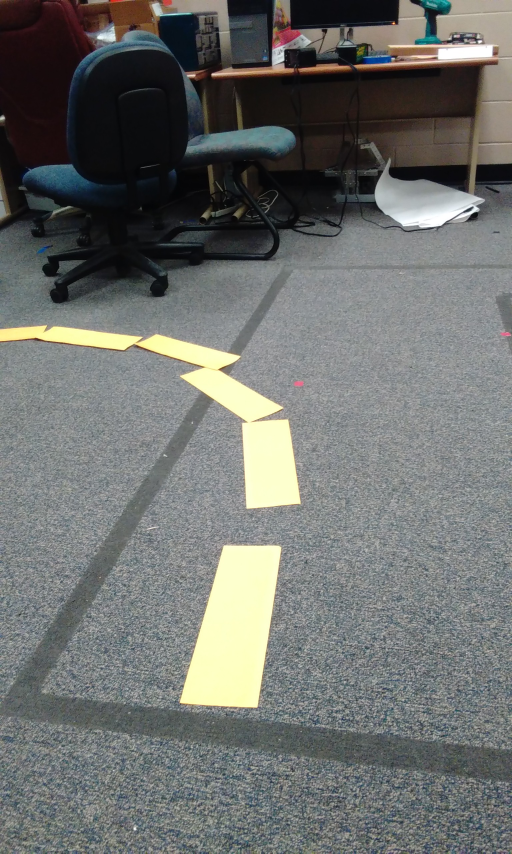
#> input picture IMG_20190309_205019.jpg, 1536 x 2560 px, given in place of image.png, which was not available (shown at 1/3 size)
$ python sliders.py
#> lines starting #> are read from the running program, lines starting #| are printed output that depends on the picture; after the words box and inside, x2 and y2 are one past the last pixel; in counts of white or black regions, pixels touching at a corner belong together; pictures that were not available may be replaced by others from this repository, and a replacement may not be noted
import cv2
import numpy as np

#cap = cv2.VideoCapture(0)
cv2.namedWindow("Video")
cv2.namedWindow('hsv', cv2.WINDOW_NORMAL)
cv2.namedWindow('tracking', cv2.WINDOW_NORMAL)


def get_hsv_val(event, x, y, flags, param):
    if event == cv2.EVENT_LBUTTONDOWN:
        vals = img[y][x]
        # set track bar to -10 + 10 of click
        adjust = 25
        cv2.setTrackbarPos('H Min', 'hsv', vals[0]-adjust)
        cv2.setTrackbarPos('H Max', 'hsv', vals[0]+adjust)
        cv2.setTrackbarPos('S Min', 'hsv', vals[1]-adjust)
        cv2.setTrackbarPos('S Max', 'hsv', vals[1]+adjust)
        cv2.setTrackbarPos('V Min', 'hsv', vals[2]-adjust)
        cv2.setTrackbarPos('V Max', 'hsv', vals[2]+adjust)


def nothing(x):
    pass

cv2.createTrackbar('H Min','hsv',0,255, nothing)
#> slider 'H Min' is set to 51
cv2.createTrackbar('H Max','hsv',0,255, nothing)
#> slider 'H Max' is set to 255
cv2.createTrackbar('S Min','hsv',0,255, nothing)
#> slider 'S Min' is set to 51
cv2.createTrackbar('S Max','hsv',0,255, nothing)
#> slider 'S Max' is set to 255
cv2.createTrackbar('V Min','hsv',0,255, nothing)
#> slider 'V Min' is set to 51
cv2.createTrackbar('V Max','hsv',0,255, nothing)
#> slider 'V Max' is set to 255

cv2.setMouseCallback("hsv", get_hsv_val)

img = cv2.imread('image.png')# 'hand-imag2e.png')
#> img is the input picture: shape (2560, 1536, 3); mean B, G, R 109.9, 112.4, 110.2
while True:

    cv2.imshow("Video", img)
    cv2.resizeWindow("hsv", 600,400)
    cv2.resizeWindow("tracking", 600,400)

    # get slider values
    h = cv2.getTrackbarPos('H Max','hsv')
    s = cv2.getTrackbarPos('S Max','hsv')
    v = cv2.getTrackbarPos('V Max','hsv')

    hsv_max = np.array([h, s, v])

    h = cv2.getTrackbarPos('H Min','hsv')
    s = cv2.getTrackbarPos('S Min','hsv')
    v = cv2.getTrackbarPos('V Min','hsv')

    hsv_min = np.array([h, s, v])

    # Convert to hsv
    hsv = cv2.cvtColor(img, cv2.COLOR_BGR2HSV)
#> hsv: shape (2560, 1536, 3); mean H, S, V 83.4, 34.1, 116.2
    cv2.imshow('hsv', hsv)

    # Color tracking
    track = cv2.inRange(hsv, hsv_min, hsv_max)
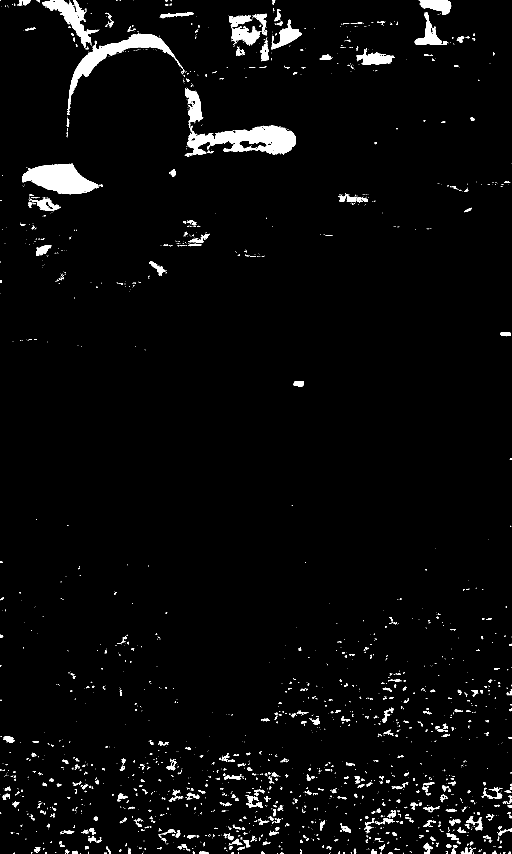
#> track: shape (2560, 1536) (shown at 1/3 size); 2.9% white; 2264 white regions (1763 under 20 px), largest, box (x1, y1, x2, y2) and area: (557, 376, 888, 469) 16054, (67, 490, 296, 583) 12925, (202, 101, 554, 345) 12036

    kernel = np.ones((2,2), np.uint8)

    img_erosion = cv2.erode(track, kernel, iterations=1)
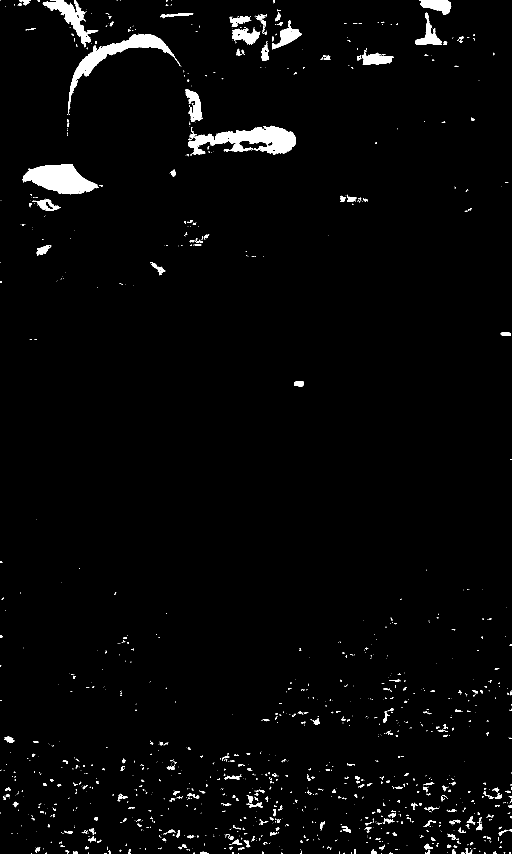
#> img_erosion: shape (2560, 1536) (shown at 1/3 size); 2.3% white; 1263 white regions (919 under 20 px), largest, box (x1, y1, x2, y2) and area: (564, 377, 888, 466) 14391, (68, 492, 296, 583) 12497, (204, 102, 541, 340) 10895
    kernel = np.ones((6,6), np.uint8)
    img_dilation = cv2.dilate(img_erosion, kernel, iterations=1)
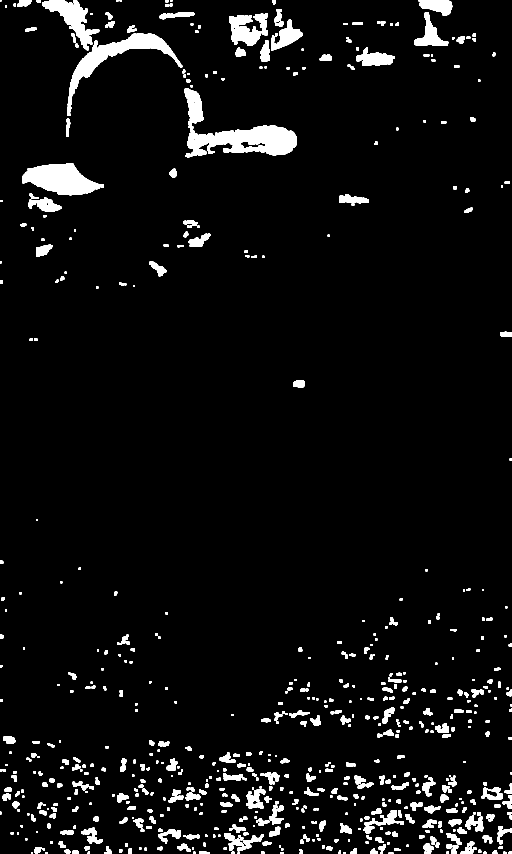
#> img_dilation: shape (2560, 1536) (shown at 1/3 size); 5% white; 671 white regions (1 under 20 px), largest, box (x1, y1, x2, y2) and area: (554, 265, 891, 473) 23841, (201, 99, 547, 348) 14996, (66, 490, 311, 586) 14447

    cv2.imshow('Erosion', img_erosion)
    cv2.imshow('tracking', img_dilation)

    # unedited tracking image
    # cv2.imshow('tracking', track)

    k = cv2.waitKey(1)
#> (key Esc is pressed here)
    if k == 27:
        break

cv2.destroyAllWindows()

$ run again, on people.jpg
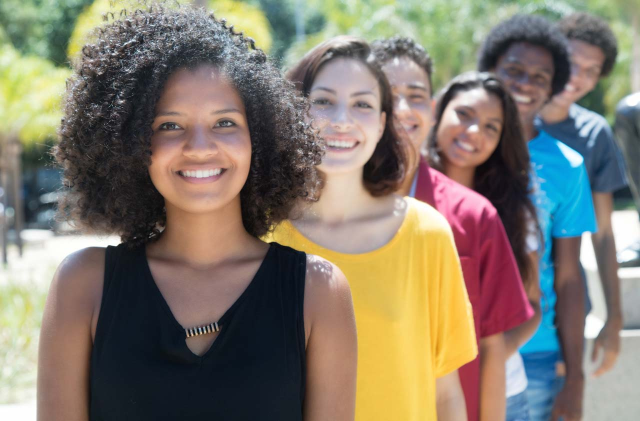
#> input picture people.jpg, 1280 x 842 px, given in place of image.png, which was not available (shown at 1/2 size)
#> img is the input picture: shape (842, 1280, 3); mean B, G, R 108.7, 121.8, 130.4
#> hsv: shape (842, 1280, 3); mean H, S, V 64.6, 82.4, 143.3
#> `track = cv2.inRange(hsv, hsv_min, hsv_max)`:
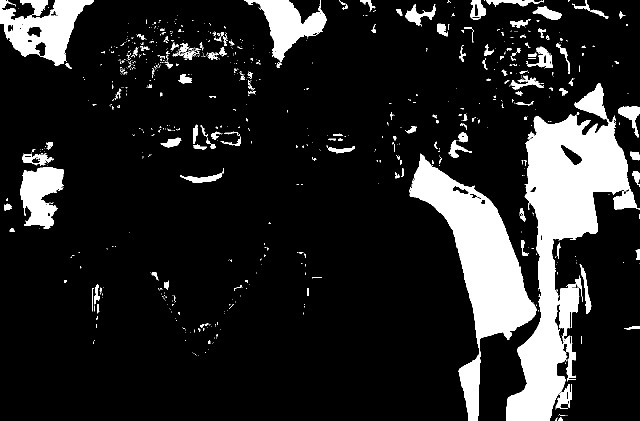
#> track: shape (842, 1280) (shown at 1/2 size); 14.4% white; 839 white regions (684 under 20 px), largest, box (x1, y1, x2, y2) and area: (1012, 166, 1280, 842) 64087, (819, 307, 1073, 842) 40548, (0, 0, 188, 132) 11724
#> img_erosion: shape (842, 1280); 13.2% white; 432 white regions (336 under 20 px), largest, box (x1, y1, x2, y2) and area: (1013, 230, 1274, 842) 59021, (820, 309, 1073, 842) 39532, (0, 0, 188, 132) 11130
#> `img_dilation = cv2.dilate(img_erosion, kernel, iterations=1)`:
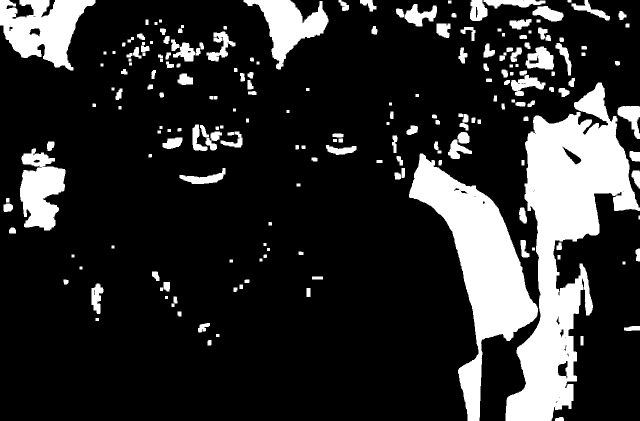
#> img_dilation: shape (842, 1280) (shown at 1/2 size); 18% white; 204 white regions, largest, box (x1, y1, x2, y2) and area: (1011, 165, 1280, 842) 73762, (818, 307, 1076, 842) 44314, (0, 0, 191, 141) 15238

$ run again, on frame2.png
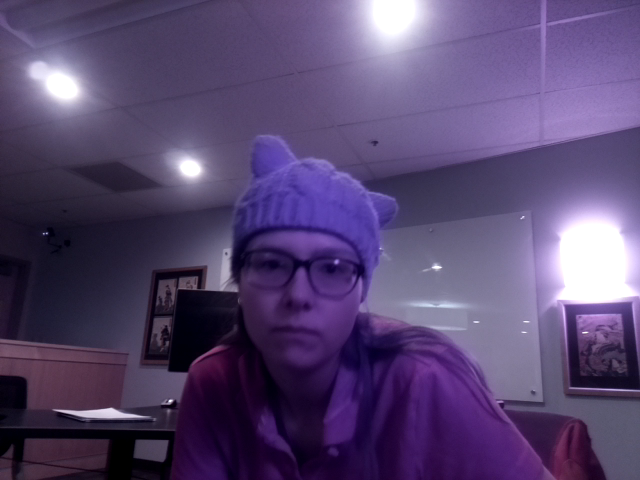
#> input picture frame2.png, 640 x 480 px, given in place of image.png, which was not available
#> img is the input picture: shape (480, 640, 3); mean B, G, R 111.6, 70.3, 86.9
#> hsv: shape (480, 640, 3); mean H, S, V 128.9, 113.2, 111.9
#> `track = cv2.inRange(hsv, hsv_min, hsv_max)`:
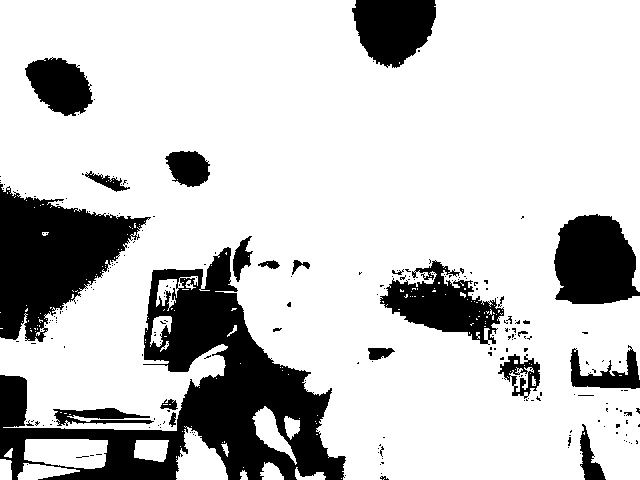
#> track: shape (480, 640); 78.8% white; 238 black regions (212 under 20 px), largest, box (x1, y1, x2, y2) and area: (0, 247, 346, 480) 27170, (0, 184, 151, 342) 12660, (554, 214, 640, 304) 6122
#> img_erosion: shape (480, 640); 76.8% white; 99 black regions (61 under 20 px), largest, box (x1, y1, x2, y2) and area: (0, 247, 347, 480) 29202, (0, 180, 152, 343) 13587, (554, 214, 640, 305) 6313
#> `img_dilation = cv2.dilate(img_erosion, kernel, iterations=1)`:
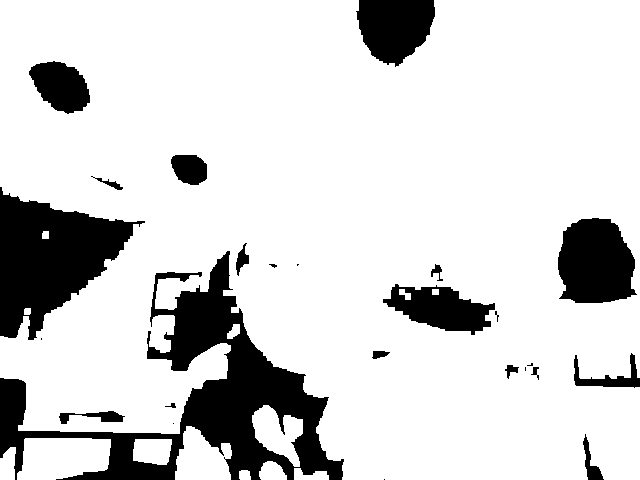
#> img_dilation: shape (480, 640); 83.4% white; 25 black regions (8 under 20 px), largest, box (x1, y1, x2, y2) and area: (0, 251, 344, 480) 21516, (0, 187, 145, 340) 11638, (558, 218, 637, 303) 5387
